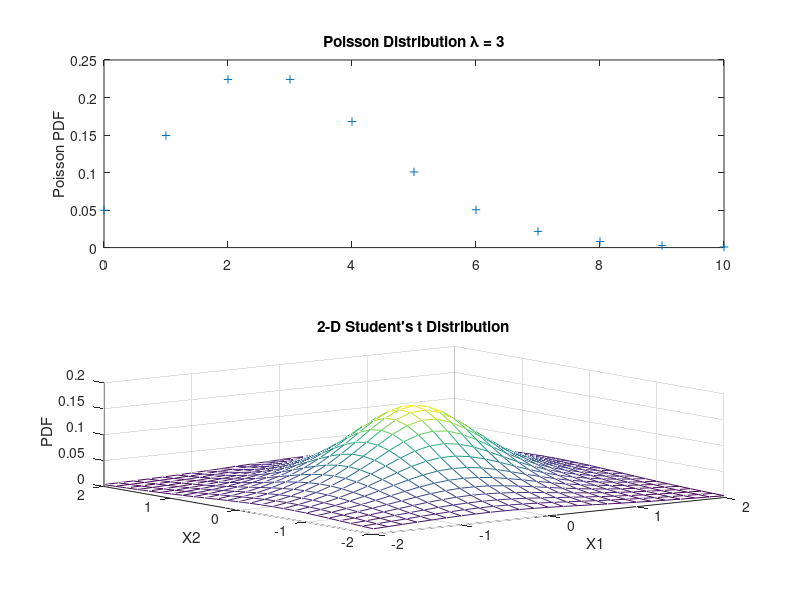

This chart was generated by the following MATLAB code: (Note: this script raises an error after producing the figure.)
% Chapter 4

% PAGE 85
% Generate a set of normal random variables.
% The mean is 0 and sigma is 1.
n = 10;
x = normrnd(0,1,1,n);

% Get a grid of points to evaluate density.
pts = linspace(-4,4);

% Set up a vector for our estimated PDF.
kpdf = zeros(size(pts));

% We need a bandwidth for the kernels.
% This is the normal reference rule [Scott, 1992].
h = 1.06*n^(-1/5);
% Hold the plot, because we will add
% a curve at each iteration of the loop.
hold on
for i = 1:n
    
    % Use the normal kernel, noting that
    % the mean is given by an observation
    % and the standard deviation is h.
    f = normpdf(pts, x(i), h);
    
    % Plot the kernel function for i-th point.
    plot(pts, f/n);
    
    % Keep adding the individual kernel function.
    kpdf = kpdf + f/n;
end

% Plot the kernel density estimate.
plot(pts, kpdf)
title('Kernel Density Estimate')
xlabel('X')
ylabel('PDF')
hold off

% PAGE 87

% First, generate some points for the domain.
pts = linspace(-4,4);

% Obtain a standard normal PDF.
nrmpdf = normpdf(pts,0,1);

% Obtain a Student's t with v = 1.
stpdf = tpdf(pts, 1);

% Plot the two PDFs.
plot(pts,nrmpdf,'-',pts,stpdf,'-.')
axis([-4 4, 0 0.42])
title('Normal and Student''s t Distributions')
xlabel('x')
ylabel('PDF')
legend('Normal','Student''s t')

% PAGE 88

% First specify the parameter for the Poisson.
lambda = 3;

% Get the points in the domain for plotting
pts = 0:10;

% Get the values of the PDF
ppdf = poisspdf(pts,lambda);

% Get the values of the CDF
pcdf = poisscdf(pts,lambda);

% Construct the plots
subplot(2,1,1)
plot(pts, ppdf, '+')
ylabel('Poisson PDF')
title('Poisson Distribution \lambda = 3')
subplot(2,1,2)
stairs(pts, pcdf)
ylabel('Poisson CDF')
xlabel('X')

% PAGE 90

% Example - Multivariate (2-D) Student's t
% First, set the parameters.
corrm = [1, 0.3 ; 0.3, 1];
df = 2;

% Get a grid for evaluation and plotting
x = linspace(-2,2,25);
[x1,x2] = meshgrid(x,x);
X = [x1(:), x2(:)];

% Evaluate the multivariate Student's t PDF
% at points given by X.
pmvt = mvtpdf(X, corrm, df);

% Plot as a mesh surface.
mesh(x1,x2,reshape(pmvt,size(x1)));
xlabel('X1'), ylabel('X2'), zlabel('PDF')
title('2-D Student''s t Distribution')

% PAGE 91

% First load the data into the workspace.
load earth
n = length(earth);

% Set two bandwidths.
% Normal reference rule - standard deviation.
h1 = 1.06*std(earth)*n^(-1/5);

% Normal reference rule - IQR.
h2 = 0.786*iqr(earth)*n^(-1/5);

% Get a domain for the for the PDF.
[kd1,pts] = ksdensity(earth,'bandwidth',h1);
[kd2,pts] = ksdensity(earth,'bandwidth',h2);
plot(pts,kd1,pts,kd2,'-.')
legend('h1 = 0.1832','h2 = 0.1263')
title('Kernel Density Estimates - 2 Bandwidths')
ylabel('PDF'), xlabel('Density of Earth')

% PAGE 95

% Load the earth data
load earth
% Estimate the parameters of a normal distribution.
% Also ask for a 90% confidence interval
[mu1,sig1,muci1,sigci1] = normfit(earth,0.9);

% The following is the estimated mean.
display(mu1)

% Here is the estimated confidence interval.
display(muci1)

% The following estimated standard deviation is shown.
display(sig1)

% This is the confidence interval.
display(sigci1)

% Alternative way to estimate mean and standard deviation.
% Get the mean from the data.
mean(earth)

% Get the standard deviation
std(earth)

% PAGE 97

% Fit a normal distribution to the data.
pdfit = fitdist(earth,'normal')

% We can extract the confidence intervals using the paramci function. 
% This is one of the methods we can use with a ProbDist object.
% Display the confidence intervals only.
% The intervals are given in the columns.
paramci(pdfit)

% Fit a kernel density to the earth data.
ksfit = fitdist(earth,'kernel')

% PAGE 98

% Get a set of values for the domain.
pts = linspace(min(earth)-1,max(earth)+1);

% Get the PDF of the different fits.
pdfn = pdf(pdfit,pts);
pdfk = pdf(ksfit,pts);

% Plot both curves
plot(pts,pdfn,pts,pdfk,'--')

% Plot the points on the horizontal axis.
hold on
plot(earth,zeros(1,n),'+')
hold off
legend('Normal Fit','Kernel Fit')
title('Estimated PDFs for the Earth Data')
xlabel('Density of the Earth')
ylabel('PDF')

% PAGEs 99 - 100

% Example of multivariate normal using the iris data.
load iris

% Construct a scatter plot matrix.
% This function is in base MATLAB.
plotmatrix(virginica)
title('Iris Virginica')


% Extract the variables from the Virginica species.
X = virginica(:,[1,3]);
% Estimate the mean.
mu = mean(X);

% Estimate the covariance.
cv = cov(X);

% Establish a grid for the PDF
x1 = linspace(min(X(:,1))-1,max(X(:,1))+1,25);
x2 = linspace(min(X(:,2))-1,max(X(:,2))+1,25);
[X1, X2] = meshgrid(x1,x2);

% Use the parameter estimates and generate the PDF.
pts = [X1(:),X2(:)];
Xpdf = mvnpdf(pts,mu,cv);

% Construct a mesh plot.
mesh(X1,X2,reshape(Xpdf,25,25))
title('Estimated PDF for Iris Virginica')
xlabel('Sepal Length'), ylabel('Petal Length')
zlabel('PDF')
axis tight

% PAGE 107

% Set the seed to 10.
rng(10)

% Generate 3 random variables.
r1 = rand(1,3)

% Generate 3 more random variables.
r2 = rand(1,3)

% Now, set the seed back to 10.
rng(10)

% Generate 6 random variables.
r3 = rand(1,6)

% PAGE 108

% Create a Q-Q plot of the earth data, where
% we compare it to an exponential distribution.
load earth

% Generate exponential variables.
% Use the mean of the data for the parameter.
rexp = exprnd(mean(earth),size(earth));

% Create the Q-Q plot.
plot(sort(earth),sort(rexp),'o')
xlabel('Data'),ylabel('Exponential')
title('Q-Q Plot of Earth Data and Exponential')

% Add a line that is estimated using quartiles.
% Get the first and third quartiles of the earth.
qeth = quantile(earth,[.25,.75]);

% Now, get the same for the exponential variables.
qexp = quantile(rexp,[.25,.75]);

% Fit a straight line. See Chapter 6 for more details.
p = polyfit(qeth,qexp,1);
pp = polyval(p,[5,max(earth)]);
hold on
plot([min(earth),max(earth)],pp)

% PAGE 110

% Generate two vectors of normal random variables
% with different means and variances.
% First is a variance of 4 and mean of 2.
x1 = randn(500,1)*sqrt(4) + 2;

% Next is a variance of 0.7 and a mean of -2.
x2 = randn(500,1)*sqrt(0.7) - 2;

% Construct a scatter plot.
plot(x1, x2, 'o')
title('Uncorrelated Normal Random Variables')
xlabel('X1'), ylabel('X2')

% Get the correlations
corrcoef([x1,x2])

% Generate bivariate correlated random variables.
mu = [2 -2];
covm = [1 1.25; 1.25 3];
X = mvnrnd(mu,covm,200);

% Show in a scatter plot.
scatter(X(:,1),X(:,2))
xlabel('X_1'),ylabel('X_2')
title('Correlated Bivariate Random Variables')





























